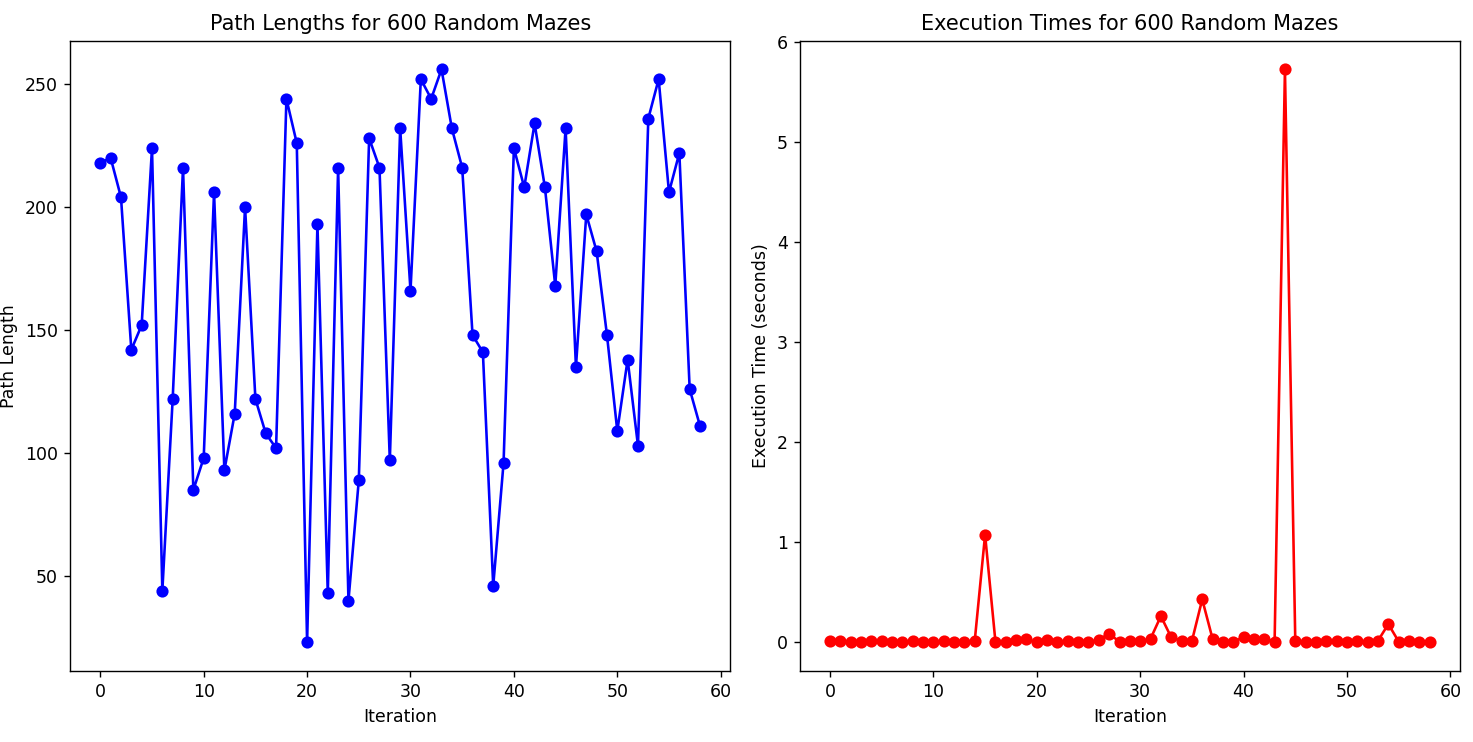

Reproduce this figure in Python.
import time
import random
import matplotlib.pyplot as plt

class MapNode:
    def __init__(self, parent=None, position=None):
        self.parent = parent
        self.position = position
        self.cost_from_start = 0
        self.heuristic_cost_to_goal = 0
        self.total_cost = 0

    def __eq__(self, other):
        return self.position == other.position

def find_path(maze, start, goal, max_iterations=10000):
    start_time = time.time()

    start_node = MapNode(None, start)
    start_node.cost_from_start = start_node.heuristic_cost_to_goal = start_node.total_cost = 0

    goal_node = MapNode(None, goal)
    goal_node.cost_from_start = goal_node.heuristic_cost_to_goal = goal_node.total_cost = 0

    open_nodes = []
    closed_nodes = []

    open_nodes.append(start_node)

    iterations = 0

    while open_nodes and iterations < max_iterations:
        current_node = open_nodes[0]
        current_index = 0

        for index, node in enumerate(open_nodes):
            if node.total_cost < current_node.total_cost:
                current_node = node
                current_index = index

        open_nodes.pop(current_index)
        closed_nodes.append(current_node)

        if current_node == goal_node:
            path = []
            current = current_node
            while current is not None:
                path.append(current.position)
                current = current.parent

            end_time = time.time()
            execution_time = end_time - start_time

            return path[::-1], execution_time, len(path) - 1

        children = []
        for new_position in [(0, -1), (0, 1), (-1, 0), (1, 0)]:
            node_position = (current_node.position[0] + new_position[0], current_node.position[1] + new_position[1])

            if (
                0 <= node_position[0] < len(maze)
                and 0 <= node_position[1] < len(maze[0])
                and maze[node_position[0]][node_position[1]] == 0
            ):
                new_node = MapNode(current_node, node_position)
                children.append(new_node)

        for child in children:
            if child in closed_nodes:
                continue

            child.cost_from_start = current_node.cost_from_start + 1
            child.heuristic_cost_to_goal = (
                (child.position[0] - goal_node.position[0]) ** 2
                + (child.position[1] - goal_node.position[1]) ** 2
            )
            child.total_cost = child.cost_from_start + child.heuristic_cost_to_goal

            for open_node in open_nodes:
                if child == open_node and child.cost_from_start > open_node.cost_from_start:
                    continue

            open_nodes.append(child)

        iterations += 1

    print("Warning: Maximum iterations reached without finding a path.")
    return None, None, None



def generate_random_maze():
    maze_size = 100
    difficulty_level= [0.3]  

    maze = [[0] * maze_size for _ in range(maze_size)]

    difficulty = random.choice(difficulty_level)
    for i in range(maze_size):
        for j in range(maze_size):
            if random.random() < difficulty:
                maze[i][j] = 1

    start_point = (0,0)
    end_point = (99,99)

    while maze[start_point[0]][start_point[1]] == 1:
        start_point = (random.randint(0, maze_size - 1), random.randint(0, maze_size - 1))

    while maze[end_point[0]][end_point[1]] == 1 or end_point == start_point:
        end_point = (random.randint(0, maze_size - 1), random.randint(0, maze_size - 1))

    return maze, start_point, end_point

def main():
    maze_size = 100
    num_iterations = 100
    path_lengths = []
    execution_times = []

    for i in range(num_iterations):
        my_maze, start_point, end_point = generate_random_maze()

        found_path, execution_time, path_length = find_path(my_maze, start_point, end_point)

        print(i)

        if found_path is not None:
            path_lengths.append(path_length)
            execution_times.append(execution_time)

    plt.figure(figsize=(12, 6))

    plt.subplot(1, 2, 1)
    plt.plot(path_lengths, marker='o', linestyle='-', color='b')
    plt.title('Path Lengths for 600 Random Mazes')
    plt.xlabel('Iteration')
    plt.ylabel('Path Length')

    plt.subplot(1, 2, 2)
    plt.plot(execution_times, marker='o', linestyle='-', color='r')
    plt.title('Execution Times for 600 Random Mazes')
    plt.xlabel('Iteration')
    plt.ylabel('Execution Time (seconds)')

    plt.tight_layout()
    plt.show()

if __name__ == "__main__":
    main()
